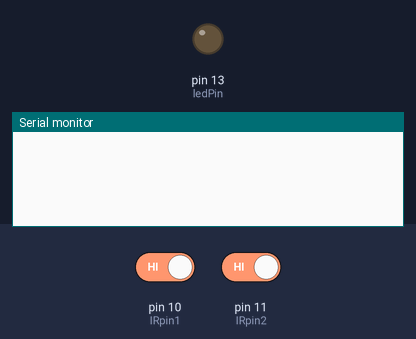
Recording of a sketch running on a simulated Arduino Uno, built with avr-gcc and run on an emulated ATmega328P. Shown: output pins drawn as LEDs (lit = HIGH), the last lines printed to the serial monitor. The test bench sets the inputs (shaded band); at power-on: pin 10 (IRpin1) HIGH, pin 11 (IRpin2) HIGH.

Above: at 1.2 s.
1.3 s: pin 10 (IRpin1) driven LOW and pin 11 (IRpin2) driven LOW
At 1.7 s:
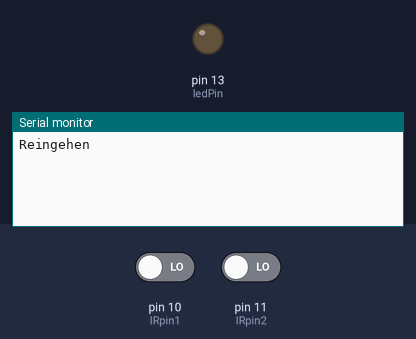
At 2.2 s:
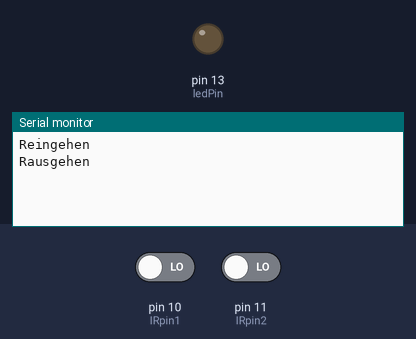

Measured:
- after the input at 1.3 s, the serial monitor: prints a new line at once (image 1)

The sketch:

LightSensor.ino
```cpp
#define IRpin1 10
#define IRpin2 11
#define ledPin 13

int personCount = 0;
int waitTime = 500;

  void setup() {
    // put your setup code here, to run once:
  pinMode(IRpin1,INPUT);
  pinMode(IRpin2,INPUT);

  pinMode(ledPin,OUTPUT);

   Serial.begin(9600);
  }

  void loop() {

      int IRread1 = digitalRead(IRpin1);  // First Sensor
      int IRread2 = digitalRead(IRpin2);

      if(IRread1 == 0) {

        if(personCount > 0) {

          while(true) {

          IRread2 = digitalRead(IRpin2);  // Second Sensor

          if(IRread2 == 0) {
            Serial.println("Rausgehen");
            personCount--;
            /*
            Serial.print("Person Count: ");
            Serial.println(personCount);
            */
            break;
          }

        }
        IRread1 = 1;
        IRread2 = 1;
        delay(waitTime);

        }

      }

      IRread1 = digitalRead(IRpin1);  // First Sensor
      IRread2 = digitalRead(IRpin2);  // Second Sensor

      if(IRread2 == 0) {

        while(true) {

          IRread1 = digitalRead(IRpin1);  // First Sensor

          if(IRread1 == 0) {
            Serial.println("Reingehen");
            personCount++;
            /*
            Serial.print("Person Count: ");
            Serial.println(personCount);
            */
            break;
          }

        }

        delay(waitTime);
        IRread1 = 1;
        IRread2 = 1;

      }

  }
```
